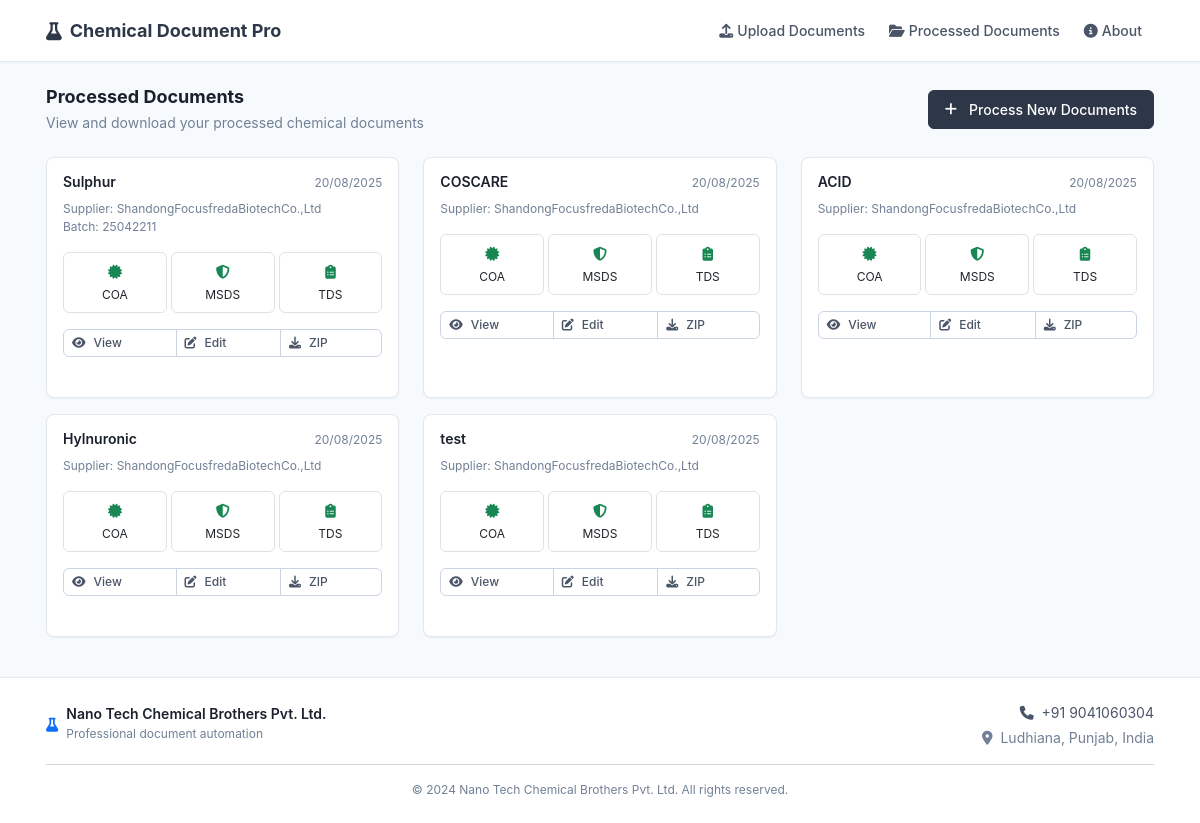
Before: /processed with the older database file.
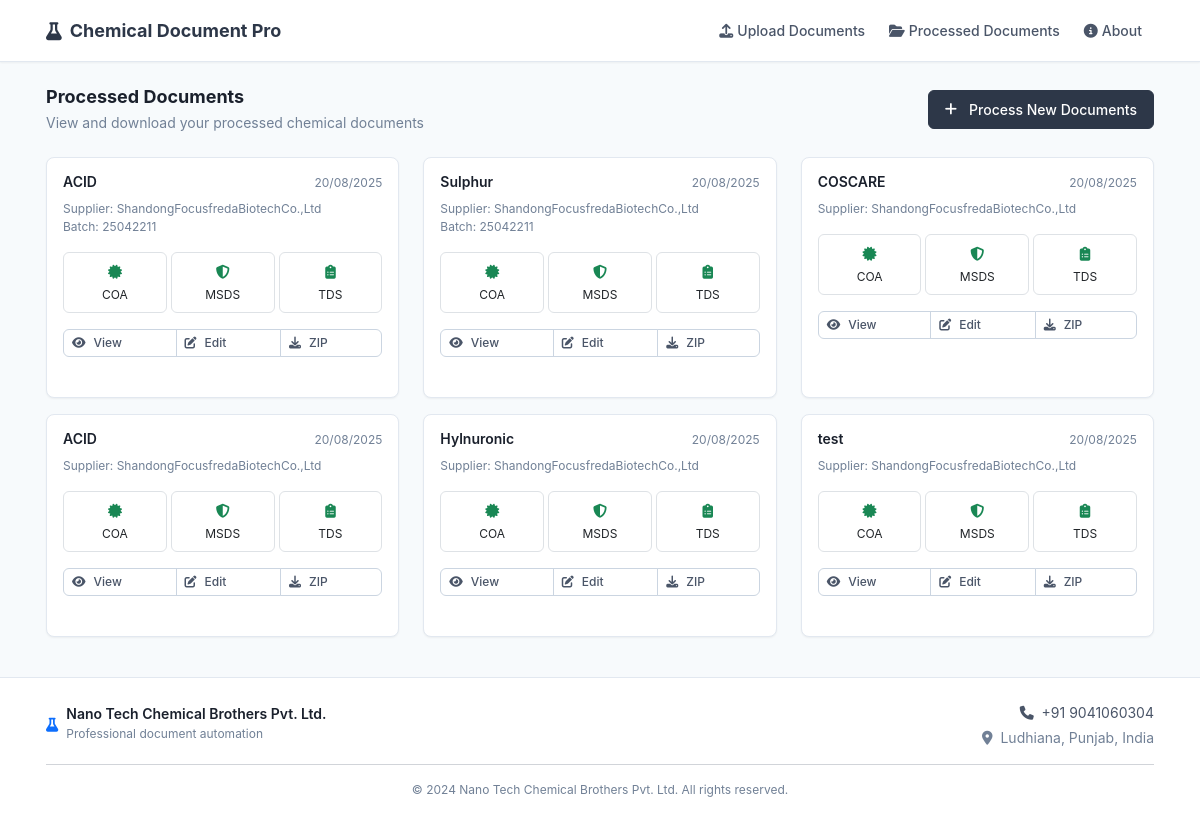
After: the same page with the newer database file.
### models.py (models this page shows, shortened)
class DocumentSet(db.Model):
    id = db.Column(db.Integer, primary_key=True)
    original_product_name = db.Column(db.String(200), nullable=False)
    company_product_name = db.Column(db.String(200), nullable=False)
    supplier_name = db.Column(db.String(200), nullable=False)
    cas_number = db.Column(db.String(50))
    inci_name = db.Column(db.String(200))
    molecular_formula = db.Column(db.String(100))
    batch_number = db.Column(db.String(100))
    manufacturing_date = db.Column(db.Date)
    expiry_date = db.Column(db.Date)
    created_at = db.Column(db.DateTime, default=datetime.utcnow)
    supplier_coa_path = db.Column(db.String(500))
    supplier_msds_path = db.Column(db.String(500))
    supplier_tds_path = db.Column(db.String(500))
    generated_coa_path = db.Column(db.String(500))
    generated_msds_path = db.Column(db.String(500))
    generated_tds_path = db.Column(db.String(500))
    extracted_data = db.Column(db.Text)  # Will store JSON string

### routes.py (the view)
@app.route('/processed')
def processed_documents():
    documents = DocumentSet.query.order_by(DocumentSet.created_at.desc()).all()
    return render_template('processed_documents.html', documents=documents)

### templates/processed_documents.html (shortened to what this page needs)
{% extends "base.html" %}
{% block content %}
<div class="container py-4">
    <div class="d-flex justify-content-between align-items-center mb-4">
        <div>
            <h3 class="fw-bold mb-1">Processed Documents</h3>
            <p class="text-muted mb-0">View and download your processed chemical documents</p>
        </div>
        <a href="{{ url_for('upload') }}" class="btn btn-primary">
            <i class="fas fa-plus me-2"></i>Process New Documents
        </a>
    </div>
    <div class="row">
        {% if documents %}
            {% for doc in documents %}
            <div class="col-lg-6 col-xl-4 mb-3">
                <div class="card h-100">
                    <div class="card-body">
                        <div class="d-flex justify-content-between align-items-start mb-2">
                            <h6 class="fw-semibold mb-0">{{ doc.company_product_name }}</h6>
                            <small class="text-muted">{{ doc.created_at.strftime('%d/%m/%Y') }}</small>
                        </div>
                        <div class="mb-3">
                            {% if doc.supplier_name %}
                                <small class="text-muted d-block">Supplier: {{ doc.supplier_name }}</small>
                            {% endif %}
                            {% if doc.batch_number %}
                                <small class="text-muted d-block">Batch: {{ doc.batch_number }}</small>
                            {% endif %}
                        </div>
                        <div class="mb-3">
                            <div class="row g-1 text-center">
                                <div class="col-4">
                                    <div class="border rounded p-2">
                                        {% if doc.generated_coa_path %}
                                            <i class="fas fa-certificate text-success"></i>
                                        {% else %}
                                            <i class="fas fa-certificate text-muted"></i>
                                        {% endif %}
                                        <div class="text-xs mt-1">COA</div>
                                    </div>
                                </div>
                                <div class="col-4">
                                    <div class="border rounded p-2">
                                        {% if doc.generated_msds_path %}
                                            <i class="fas fa-shield-alt text-success"></i>
                                        {% else %}
                                            <i class="fas fa-shield-alt text-muted"></i>
                                        {% endif %}
                                        <div class="text-xs mt-1">MSDS</div>
                                    </div>
                                </div>
                                <div class="col-4">
                                    <div class="border rounded p-2">
                                        {% if doc.generated_tds_path %}
                                            <i class="fas fa-clipboard-list text-success"></i>
                                        {% else %}
                                            <i class="fas fa-clipboard-list text-muted"></i>
                                        {% endif %}
                                        <div class="text-xs mt-1">TDS</div>
                                    </div>
                                </div>
                            </div>
                        </div>
                        <div class="d-grid gap-2">
                            <div class="btn-group" role="group">
                                <a href="{{ url_for('results', doc_set_id=doc.id) }}" class="btn btn-outline-primary btn-sm">
                                    <i class="fas fa-eye me-1"></i>View
                                </a>
                                <a href="{{ url_for('edit_preview', doc_set_id=doc.id) }}" class="btn btn-outline-secondary btn-sm">
                                    <i class="fas fa-edit me-1"></i>Edit
                                </a>
                                <button type="button" class="btn btn-outline-success btn-sm" onclick="downloadAllAsZip({{ doc.id }})">
                                    <i class="fas fa-download me-1"></i>ZIP
                                </button>
                            </div>
                        </div>
                    </div>
                </div>
            </div>
            {% endfor %}
        {% endif %}
    </div>
</div>
{% endblock %}

### templates/base.html (shortened to what this page needs)
<!DOCTYPE html>
<html lang="en">
<head>
    <link href="https://cdn.jsdelivr.net/npm/bootstrap@5.3.2/dist/css/bootstrap.min.css" rel="stylesheet">
    <link href="https://cdnjs.cloudflare.com/ajax/libs/font-awesome/6.4.0/css/all.min.css" rel="stylesheet">
    <link href="{{ url_for('static', filename='css/custom.css') }}" rel="stylesheet">
</head>
<body>
    <nav class="navbar navbar-expand-lg">
        <div class="container">
            <a class="navbar-brand d-flex align-items-center" href="{{ url_for('upload') }}">
                <i class="fas fa-flask me-2"></i>
                <span>Chemical Document Pro</span>
            </a>
            <div class="collapse navbar-collapse" id="navbarNav">
                <ul class="navbar-nav ms-auto">
                    <li class="nav-item">
                        <a class="nav-link" href="{{ url_for('upload') }}">
                            <i class="fas fa-upload me-1"></i>Upload Documents
                        </a>
                    </li>
                    <li class="nav-item">
                        <a class="nav-link" href="{{ url_for('processed_documents') }}">
                            <i class="fas fa-folder-open me-1"></i>Processed Documents
                        </a>
                    </li>
                    <li class="nav-item">
                        <a class="nav-link" href="{{ url_for('home') }}">
                            <i class="fas fa-info-circle me-1"></i>About
                        </a>
                    </li>
                </ul>
            </div>
        </div>
    </nav>
    <main>
        {% block content %}{% endblock %}
    </main>
    <footer class="mt-auto">
        <div class="container">
            <div class="row align-items-center">
                <div class="col-md-6">
                    <div class="d-flex align-items-center">
                        <i class="fas fa-flask text-primary me-2"></i>
                        <div>
                            <h6 class="mb-0">Nano Tech Chemical Brothers Pvt. Ltd.</h6>
                            <small class="text-muted">Professional document automation</small>
                        </div>
                    </div>
                </div>
                <div class="col-md-6 text-md-end">
                    <div class="text-sm">
                        <div class="mb-1">
                            <i class="fas fa-phone me-1"></i>
                            <span>+91 9041060304</span>
                        </div>
                        <div class="text-muted">
                            <i class="fas fa-map-marker-alt me-1"></i>
                            <span>Ludhiana, Punjab, India</span>
                        </div>
                    </div>
                </div>
            </div>
            <hr class="my-3">
            <div class="text-center text-muted text-xs">
                <small>&copy; 2024 Nano Tech Chemical Brothers Pvt. Ltd. All rights reserved.</small>
            </div>
        </div>
    </footer>
</body>
</html>

### static/css/custom.css (style rules this page uses)
:root { --primary: #2d3748; --primary-light: #4a5568; --primary-dark: #1a202c; --secondary: #718096; --accent: #3182ce; --success: #38a169; --warning: #d69e2e; --danger: #e53e3e; --white: #ffffff; --gray-50: #f7fafc; --gray-100: #edf2f7; --gray-200: #e2e8f0; --gray-300: #cbd5e1; --gray-400: #a0aec0; --gray-500: #718096; --gray-600: #4a5568; --gray-700: #2d3748; --gray-800: #1a202c; --gray-900: #171923; --space-xs: 0.25rem; --space-sm: 0.5rem; --space-md: 0.75rem; --space-lg: 1rem; --space-xl: 1.5rem; --space-2xl: 2rem; --font-size-xs: 0.75rem; --font-size-sm: 0.875rem; --font-size-base: 0.875rem; --font-size-lg: 1rem; --font-size-xl: 1.125rem; --font-size-2xl: 1.25rem; --font-size-3xl: 1.5rem; --shadow-sm: 0 1px 2px 0 rgb(0 0 0 / 0.05); --shadow: 0 1px 3px 0 rgb(0 0 0 / 0.1); --shadow-md: 0 4px 6px -1px rgb(0 0 0 / 0.1); --radius-sm: 0.25rem; --radius: 0.375rem; --radius-md: 0.5rem; --radius-lg: 0.75rem; }
body { font-family: -apple-system, BlinkMacSystemFont, 'Segoe UI', Roboto, 'Helvetica Neue', Arial, sans-serif; font-size: var(--font-size-base); line-height: 1.5; color: var(--gray-700); background: var(--gray-50); margin: 0; padding: 0; }
h1, h2, h3, h4, h5, h6 { color: var(--gray-800); font-weight: 600; margin-bottom: var(--space-md); }
h3 { font-size: var(--font-size-xl); }
h6 { font-size: var(--font-size-sm); }
p { margin-bottom: var(--space-md); }
small { font-size: var(--font-size-xs); }
.navbar { background: var(--white) !important; border-bottom: 1px solid var(--gray-200); box-shadow: var(--shadow-sm); padding: var(--space-md) 0; min-height: auto; }
.navbar-brand { font-weight: 700; font-size: var(--font-size-xl); color: var(--primary) !important; padding: 0; }
.navbar-nav .nav-link { color: var(--gray-600) !important; font-weight: 500; font-size: var(--font-size-sm); padding: var(--space-sm) var(--space-md) !important; border-radius: var(--radius); transition: all 0.2s ease; }
.card { background: var(--white); border: 1px solid var(--gray-200); border-radius: var(--radius-md); box-shadow: var(--shadow-sm); margin-bottom: var(--space-xl); transition: all 0.2s ease; }
.card-body { padding: var(--space-lg); }
.btn { font-size: var(--font-size-sm); font-weight: 500; padding: var(--space-sm) var(--space-lg); border-radius: var(--radius); border: 1px solid transparent; transition: all 0.2s ease; display: inline-flex; align-items: center; gap: var(--space-xs); }
.btn-sm { padding: var(--space-xs) var(--space-md); font-size: var(--font-size-xs); }
.btn-primary { background: var(--primary); border-color: var(--primary); color: white; }
.btn-outline-primary { color: var(--primary); border-color: var(--primary); background: transparent; }
footer { background: var(--white) !important; border-top: 1px solid var(--gray-200); color: var(--gray-600) !important; padding: var(--space-xl) 0; margin-top: var(--space-2xl); font-size: var(--font-size-sm); }
footer h6 { color: var(--gray-800) !important; font-size: var(--font-size-sm); font-weight: 600; }
.container { padding: 0 var(--space-lg); }
.btn-group .btn { font-size: var(--font-size-xs); padding: var(--space-xs) var(--space-sm); border-color: var(--gray-300); background: var(--white); color: var(--gray-600); }
.text-muted { color: var(--gray-500) !important; }
.text-xs { font-size: var(--font-size-xs); }
.text-sm { font-size: var(--font-size-sm); }
.card, .alert { animation: fadeIn 0.2s ease-out; }

Changed rows visible on the page:
added DocumentSet: company_product_name "ACID", created_at "20/08/2025", supplier_name "ShandongFocusfredaBiotechCo.,Ltd", batch_number "25042211"
